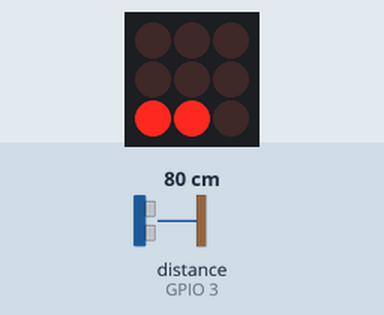
Bench run of a program on a simulated Seeed XIAO ESP32-S3. On the bench: 3×3 LED matrix. Wiring (inferred from the names in the program): ultrasonic range finder: trigger GPIO 3; echo GPIO 3; LED matrix (orientation assumed): rows GPIO 33, GPIO 34, GPIO 35; columns GPIO 36, GPIO 37, GPIO 38. The test bench sets the inputs (shaded band); at power-on: distance to the obstacle (sensor on GPIO 3) 80 cm. The echo pulse lasts 58.3 µs per cm; what the program prints to the serial monitor is not drawn.

Above: at 2.2 s.
2.3 s: distance to the obstacle (sensor on GPIO 3) set to 4 cm
At 3.5 s:
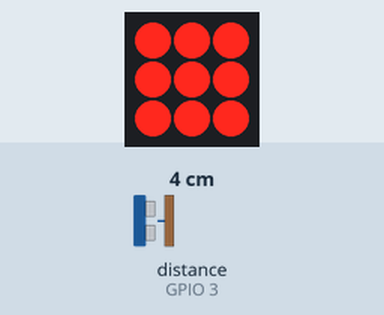
3.8 s: distance to the obstacle (sensor on GPIO 3) set to 18 cm
At 5.1 s:
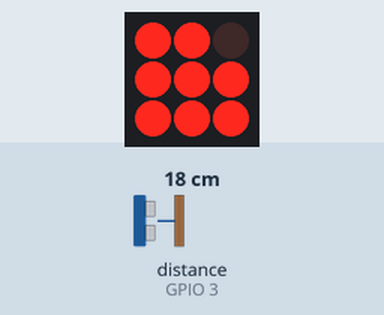
5.4 s: distance to the obstacle (sensor on GPIO 3) set to 35 cm
At 5.9 s:
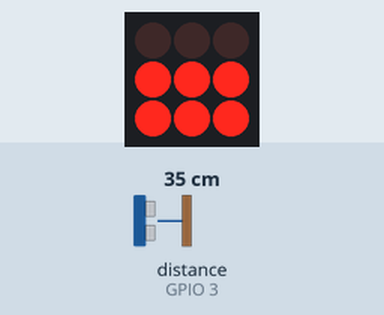
7.0 s: distance to the obstacle (sensor on GPIO 3) set to 60 cm
At 7.9 s:
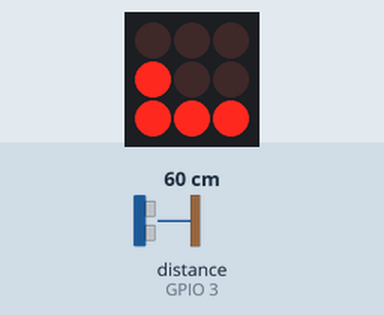
8.6 s: distance to the obstacle (sensor on GPIO 3) set to 9 cm
At 9.7 s:
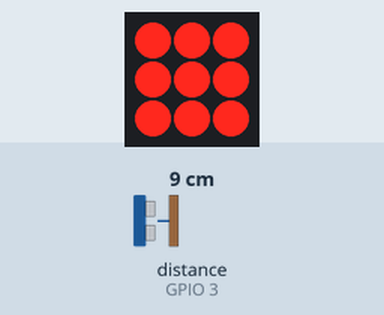
10.1 s: distance to the obstacle (sensor on GPIO 3) set to 120 cm
At 11.2 s:
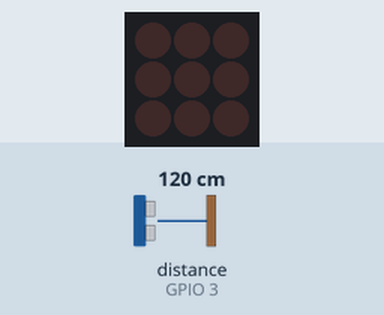
Timing chart, 0 to 12.7 s (numbered marks = the images above; inputs shaded):
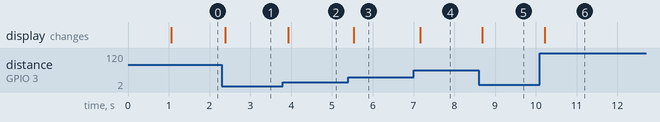

Measured:
- after the input at 2.3 s, the display: changes after 0.08 s (image 1)
- after the input at 3.8 s, the display: changes after 0.12 s (image 2)
- after the input at 5.4 s, the display: changes after 0.14 s (image 3)
- after the input at 7.0 s, the display: changes after 0.16 s (image 4)
- after the input at 8.6 s, the display: changes after 0.08 s (image 5)
- after the input at 10.1 s, the display: changes after 0.12 s (image 6)

The program:

main.cpp
```cpp
/**
 * 未来科技盒 2.0 - 超声波距离映射LED
 *
 * 功能：超声波传感器检测距离，距离越近，点亮的LED越多
 *
 * 硬件连接：
 *   - 超声波传感器 → 接口6 (Grove6, GPIO3)
 *   - LED 矩阵 → 板载 3×3 LED
 *
 * 距离映射规则（可调整）：
 *   - 0-10cm   → 9颗LED全亮
 *   - 10-20cm  → 8颗LED
 *   - 20-30cm  → 7颗LED
 *   - 30-40cm  → 6颗LED
 *   - 40-50cm  → 5颗LED
 *   - 50-60cm  → 4颗LED
 *   - 60-70cm  → 3颗LED
 *   - 70-80cm  → 2颗LED
 *   - 80-100cm → 1颗LED
 *   - >100cm   → 全灭
 */

#include <Arduino.h>

// ========== 超声波传感器配置 ==========
#define ULTRASONIC_PIN 3  // 接口6 - GPIO3

// ========== LED 矩阵配置 ==========
// 行引脚（阳极，HIGH = 选中）
const int ROW_PINS[3] = {33, 34, 35};  // GPIO33=物理下方, GPIO35=物理上方
// 列引脚（阴极，LOW = 点亮）
const int COL_PINS[3] = {36, 37, 38};  // 从左到右

// LED 状态数组：1=点亮, 0=熄灭
// ledState[0] = GPIO33 行（物理下方, LED 7-9）
// ledState[1] = GPIO34 行（物理中间, LED 4-6）
// ledState[2] = GPIO35 行（物理上方, LED 1-3）
int ledState[3][3] = {
  {0, 0, 0},
  {0, 0, 0},
  {0, 0, 0}
};

// ========== 距离映射配置 ==========
// 每10cm对应少亮1颗灯，可根据需求调整
const int DISTANCE_STEP = 10;      // 每10cm一个档位
const int MAX_DISTANCE = 100;      // 超过此距离全灭
const int MIN_DISTANCE = 3;        // 最小有效距离

// ========== 超声波测距函数 ==========
float measureDistance() {
  // 发送触发信号
  pinMode(ULTRASONIC_PIN, OUTPUT);
  digitalWrite(ULTRASONIC_PIN, LOW);
  delayMicroseconds(2);
  digitalWrite(ULTRASONIC_PIN, HIGH);
  delayMicroseconds(10);
  digitalWrite(ULTRASONIC_PIN, LOW);

  // 接收回波
  pinMode(ULTRASONIC_PIN, INPUT);
  unsigned long duration = pulseIn(ULTRASONIC_PIN, HIGH, 30000);  // 超时30ms

  if (duration == 0) {
    return -1;  // 超时，无有效回波
  }

  // 计算距离（声速 340m/s）
  float distance = duration * 0.034 / 2.0;

  // 范围检查
  if (distance < MIN_DISTANCE || distance > 350) {
    return -1;
  }

  return distance;
}

// ========== LED 控制函数 ==========
// 设置指定编号LED状态（1-9）
void setLED(int num, int state) {
  if (num < 1 || num > 9) return;
  int idx = num - 1;
  int row = 2 - (idx / 3);  // LED 1-3→row 2, LED 4-6→row 1, LED 7-9→row 0
  int col = idx % 3;
  ledState[row][col] = state;
}

// 熄灭所有LED
void turnOffAllLEDs() {
  for (int i = 0; i < 3; i++) {
    for (int j = 0; j < 3; j++) {
      ledState[i][j] = 0;
    }
  }
}

// 点亮指定数量的LED（从LED1开始，1-9）
void setLEDCount(int count) {
  turnOffAllLEDs();

  if (count <= 0) return;
  if (count > 9) count = 9;

  // 从LED 1到LED count 依次点亮
  for (int i = 1; i <= count; i++) {
    setLED(i, 1);
  }
}

// LED扫描显示函数 - 必须在loop()中持续调用
void scanDisplay() {
  for (int row = 0; row < 3; row++) {
    // 先关闭所有列（设为 HIGH）
    for (int col = 0; col < 3; col++) {
      digitalWrite(COL_PINS[col], HIGH);
    }

    // 激活当前行（设为 HIGH）
    digitalWrite(ROW_PINS[row], HIGH);

    // 根据状态设置列
    for (int col = 0; col < 3; col++) {
      if (ledState[row][col]) {
        digitalWrite(COL_PINS[col], LOW);   // 点亮：列设为 LOW
      } else {
        digitalWrite(COL_PINS[col], HIGH);  // 熄灭：列设为 HIGH
      }
    }

    delayMicroseconds(1000);  // 显示 1ms

    // 关闭当前行
    digitalWrite(ROW_PINS[row], LOW);
  }
}

// ========== 距离映射到LED数量 ==========
int distanceToLEDCount(float distance) {
  if (distance < 0) {
    return 0;  // 无效测量，全灭
  }

  if (distance >= MAX_DISTANCE) {
    return 0;  // 超出范围，全灭
  }

  // 距离越近，LED越多
  // 0-10cm → 9颗, 10-20cm → 8颗, ..., 80-90cm → 1颗
  int count = 9 - (int)(distance / DISTANCE_STEP);

  if (count < 0) count = 0;
  if (count > 9) count = 9;

  return count;
}

// ========== 非阻塞定时 ==========
unsigned long lastMeasureTime = 0;
const unsigned long MEASURE_INTERVAL = 100;  // 每100ms测量一次

float currentDistance = -1;
int currentLEDCount = 0;

void setup() {
  Serial.begin(115200);
  delay(1000);

  Serial.println();
  Serial.println("========================================");
  Serial.println("  未来科技盒 2.0 - 超声波距离映射LED");
  Serial.println("========================================");
  Serial.println("接口: Grove6 (GPIO3)");
  Serial.println("映射规则:");
  Serial.println("  0-10cm  → 9颗LED");
  Serial.println("  10-20cm → 8颗LED");
  Serial.println("  20-30cm → 7颗LED");
  Serial.println("  ...以此类推...");
  Serial.println("  >100cm  → 全灭");
  Serial.println();

  // 初始化LED矩阵引脚
  for (int i = 0; i < 3; i++) {
    pinMode(ROW_PINS[i], OUTPUT);
    pinMode(COL_PINS[i], OUTPUT);
    digitalWrite(ROW_PINS[i], LOW);   // 行默认低电平（不选中）
    digitalWrite(COL_PINS[i], HIGH);  // 列默认高电平（熄灭）
  }

  // 开机全亮测试
  setLEDCount(9);
  Serial.println("LED测试: 全亮...");
}

void loop() {
  unsigned long now = millis();

  // 非阻塞定时测量
  if (now - lastMeasureTime >= MEASURE_INTERVAL) {
    lastMeasureTime = now;

    // 测量距离
    currentDistance = measureDistance();

    // 映射到LED数量
    int newLEDCount = distanceToLEDCount(currentDistance);

    // 只在数量变化时更新LED
    if (newLEDCount != currentLEDCount) {
      currentLEDCount = newLEDCount;
      setLEDCount(currentLEDCount);
    }

    // 串口输出
    if (currentDistance > 0) {
      Serial.print("距离: ");
      Serial.print(currentDistance, 1);
      Serial.print(" cm → LED: ");
      Serial.print(currentLEDCount);
      Serial.println(" 颗");
    } else {
      Serial.println("距离: 超出范围 → LED: 0 颗");
    }
  }

  // 持续扫描LED显示
  scanDisplay();
}
```
